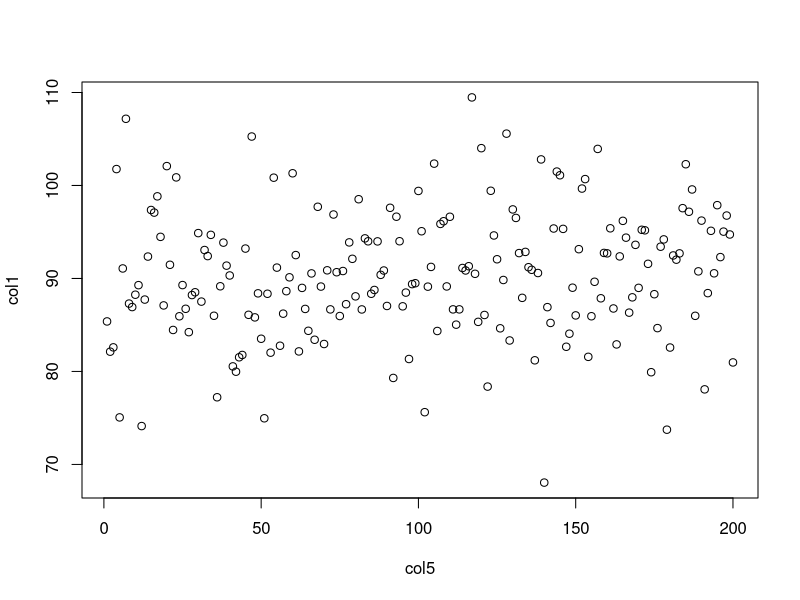
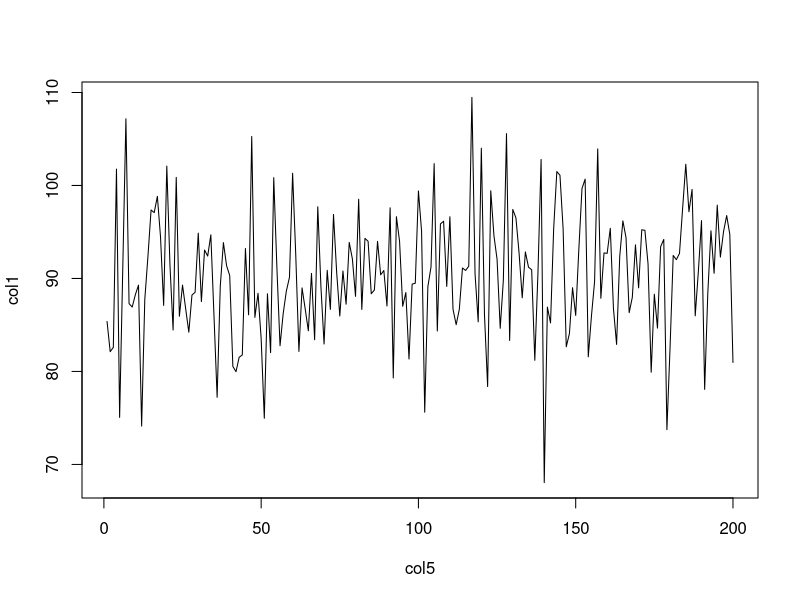
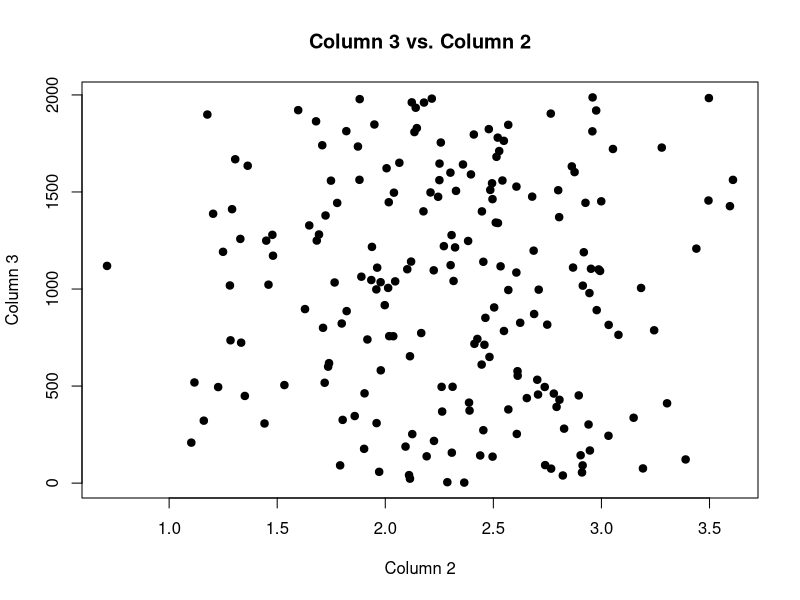
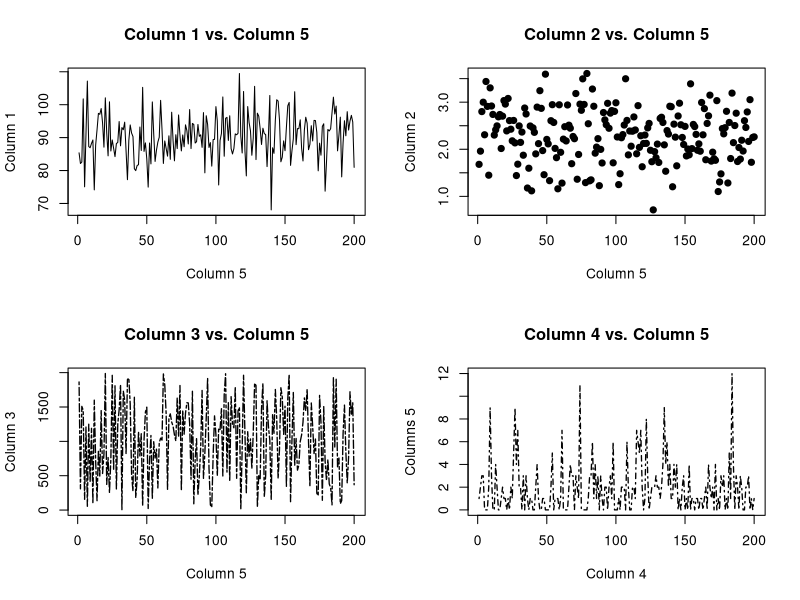
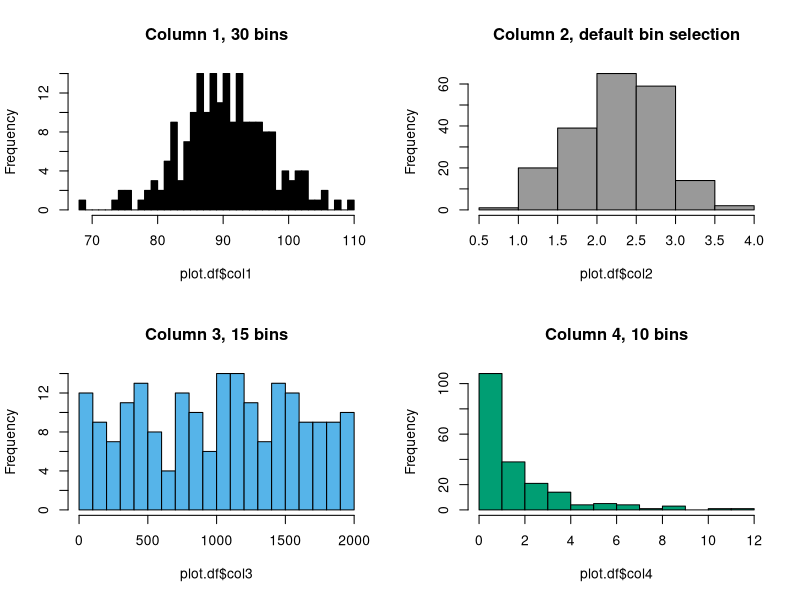
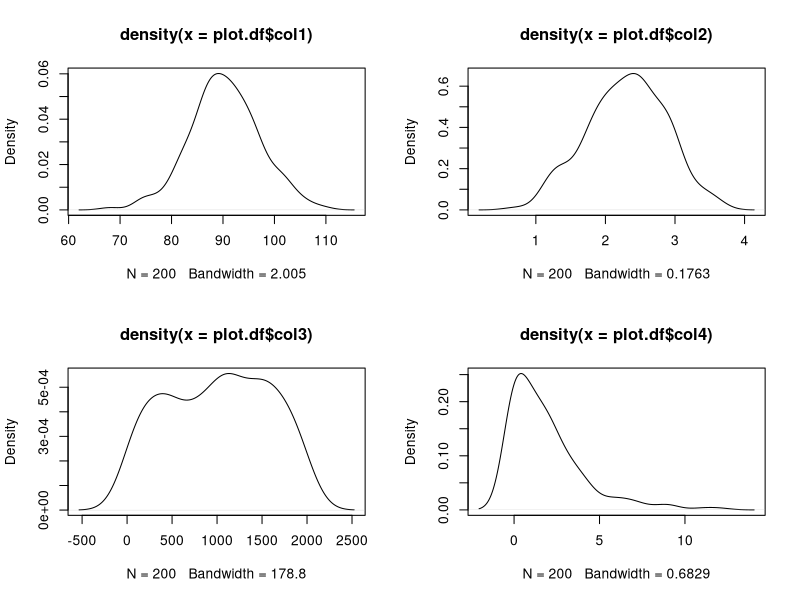
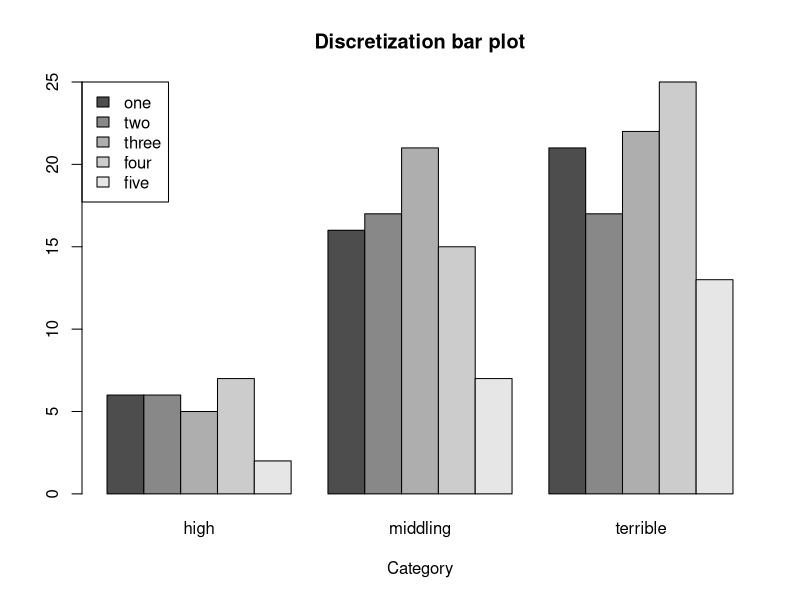
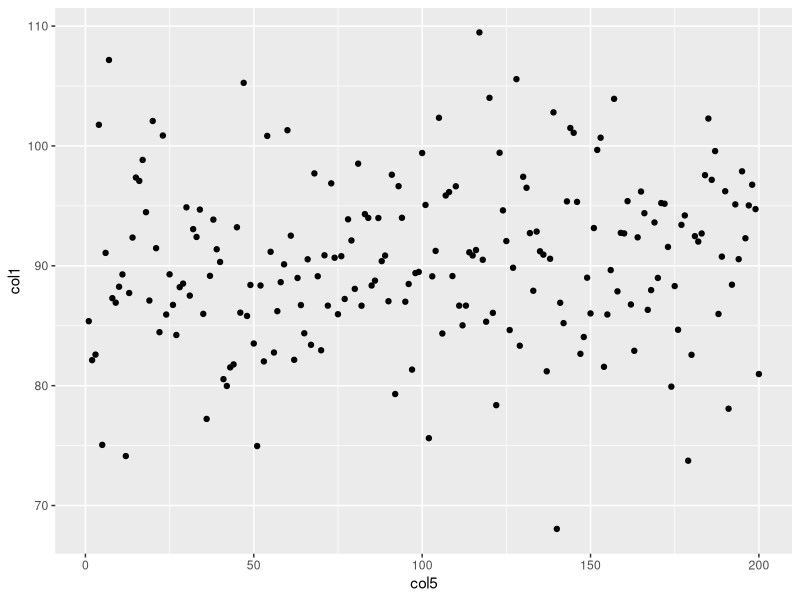

These figures' R source, in order: (Note: this script raises an error after producing the figures.)
#!/usr/bin/env Rscript

# describes how to make plots in base R
# introduction to ggplot


# grouping data -----------------------------------------------------------

# will use both plyr and dplyr
# when importing both, load plyr, then dplyr

library(plyr)
library(dplyr)

RNGkind('Mersenne-Twister')
set.seed(86519883)
old.seed <- .Random.seed

col1 = rlnorm(n = 200, meanlog = 4.5, sdlog = 0.08)
col2 = rnorm(n = 200, mean = 2.3, sd = 0.57)
col3 = runif(n = 200, min = 0, max = 2000)
col4 = rgeom(n = 200, prob = 0.34)
col5 = seq(1, 200, 1)

plot.df <- data.frame(col1, col2, col3, col4, col5)

head(plot.df)

# formula notation for a plot;
# uses form y ~ x
# scatter plot by default
plot(col1 ~ col5, data = plot.df)
plot(col1 ~ col5, data = plot.df, type = 'l')


# scatter plot without the default plot shape and size
plot(col3 ~ col2, data = plot.df, pch = 19, 
     xlab = 'Column 2', ylab = 'Column 3',
     main = 'Column 3 vs. Column 2')

# adding subplots and different types
par(mfrow = c(2, 2))

plot(col1 ~ col5, data = plot.df, type = 'l',
     ylab = 'Column 1', xlab = 'Column 5',
     main = 'Column 1 vs. Column 5')

plot(col2 ~ col5, data = plot.df, pch = 19, 
     xlab = 'Column 5', ylab = 'Column 2',
     main = 'Column 2 vs. Column 5')

plot(col3 ~ col5, data = plot.df,
     type = 'l', lty = 6, lwd = 1.3,
     ylab = 'Column 3', xlab = 'Column 5',
     main = 'Column 3 vs. Column 5')

plot(col4 ~ col5, data = plot.df, 
     type = 'l', lty = 4, lwd = 1.3,
     ylab = 'Columns 5', xlab = 'Column 4',
     main = 'Column 4 vs. Column 5')


# histograms and kernel density estimates ---------------------------------

# create categorical variables

random.nums <- runif(n = nrow(plot.df), min = 0, max = 1)

high <- random.nums > 0.85
middling <- random.nums <= 0.85 & random.nums > 0.5
just.ugh <- random.nums <= 0.5

# creates null vector
plot.df$Category <- NA

plot.df[high, 'Category'] <- 'high'
plot.df[middling, 'Category'] <- 'middling'
plot.df[just.ugh, 'Category'] <- 'terrible'

head(plot.df)

summary(plot.df)
str(plot.df)
dplyr::glimpse(plot.df)

# here is a good chance to introduce various additional summaries

min(plot.df$col1)
max(plot.df$col2)
range(plot.df$col4)
fivenum(plot.df$col5)


# basic histograms

hist(plot.df$col1, col = '#000000', main = 'Column 1, 30 bins',
     breaks = 30)

hist(plot.df$col2, col = '#999999', main = 'Column 2, default bin selection')

hist(plot.df$col3, col = '#56B4E9', main = 'Column 3, 15 bins', 
     breaks = 15)

hist(plot.df$col4, col = '#009E73', main = 'Column 4, 10 bins', 
     breaks = 10)


# basic kernel density estimates

plot(density(plot.df$col1))
plot(density(plot.df$col2))
plot(density(plot.df$col3))
plot(density(plot.df$col4))

# binning columns

col3.bins <- seq(1, 2220, 440)
col3.labels = c('one', 'two', 'three', 'four', 'five')

plot.df$col3Cut <- 
  cut(plot.df$col3, breaks = col3.bins, labels = col3.labels, 
      include.lowest = TRUE, right = TRUE)

head(plot.df)


# grouping columns
# two ways to group: use plyr or dplyr

# cross-tabulation is similar to initial Python example (get counts)
# notice that the order of columns and rows is different

plot.df.xtabs <- xtabs( ~ col3Cut + Category, data = plot.df)

par(mfrow = c(1,1))
barplot(plot.df.xtabs, beside = TRUE, main = 'Discretization bar plot',
        legend.text = TRUE, xlab = 'Category',
        args.legend = list(x = 'topleft'))

# grouping with plyr and dplyr

# using plyr
plot.df.plyr <- 
  ddply(plot.df, .(Category), summarize,
        meanCol1 = mean(col1, na.rm = TRUE), 
        meanCol2 = mean(col2, na.rm = TRUE),
        meanCol3 = mean(col3, na.rm = TRUE),
        meanCol4 = mean(col4),
        varCol1 = var(col1, na.rm = TRUE), 
        varCol2 = var(col2, na.rm = TRUE),
        varCol3 = var(col3, na.rm = TRUE),
        varCol4 = var(col4))

plot.df.plyr

# using dplyr
# notice the similarities with pandas
plot.df.dplyr <- 
  group_by(plot.df, Category) %>% 
  summarize(meanCol1 = mean(col1, na.rm = TRUE), 
            meanCol2 = mean(col2, na.rm = TRUE),
            meanCol3 = mean(col3, na.rm = TRUE),
            meanCol4 = mean(col4),
            varCol1 = var(col1, na.rm = TRUE), 
            varCol2 = var(col2, na.rm = TRUE),
            varCol3 = var(col3, na.rm = TRUE),
            varCol4 = var(col4))

plot.df.dplyr


# introduction to ggplot2 -------------------------------------------------

# see also library(help = 'ggplot2') and the RStudio cheatsheet
# for what can be dome with ggplot2

library(ggplot2)

ggplot(plot.df, aes(x = col5, y = col1)) +
  geom_point()

ggplot(plot.df, aes(x = col5, y = col1)) +
  geom_line()

# scatter plot without the default plot shape and size
ggplot(plot.df, aes(x = col5, y = col1)) +
  geom_line()

# note that filled circle (pch = 19) is the default in ggplot
ggplot(plot.df, aes(x = col2, y = col3)) +
  geom_point(shape = 21) +
  xlab('Column 2') + ylab('Column3') + 
  ggtitle('Column 2 vs. Column 3')

# could also do this
ggplot(plot.df, aes(x = col2, y = col3)) +
  geom_point(shape = 21) +
  labs(x = 'Column 2', y = 'Column3', title = 'Column 2 vs. Column 3')

# adding subplots and different types
# to add subplots with ggplot2, need to use the grid package

library(grid)

grid.newpage()
pushViewport(viewport(layout = grid.layout(2,2)))

# can crete objects with ggplot commands
# use these to print to specific part of grid

col1.vs.col5.plot <- 
  ggplot(plot.df, aes(x = col5, y = col1)) +
  geom_line() + 
  labs(title = 'Column 1 vs. Column 5', x = 'Column 5', y = 'Column 1')

col2.vs.col5.plot <- 
  ggplot(plot.df, aes(x = col5, y = col2)) +
  geom_line() + 
  labs(title = 'Column 2 vs. Column 5', x = 'Column 5', y = 'Column 2')

col3.vs.col5.plot <- 
  ggplot(plot.df, aes(x = col5, y = col3)) +
  geom_line(linetype = 6, size = 1.3) + 
  labs(title = 'Column 3 vs. Column 5', x = 'Column 5', y = 'Column 3')

col4.vs.col5.plot <- 
  ggplot(plot.df, aes(x = col5, y = col4)) +
  geom_line(linetype = 'dotdash', size = 1.3) + 
  labs(title = 'Column 4 vs. Column 5', x = 'Column 5', y = 'Column 4')

print(col1.vs.col5.plot, 
      vp = viewport(layout.pos.row = 1, layout.pos.col = 1))

print(col2.vs.col5.plot, 
      vp = viewport(layout.pos.row = 1, layout.pos.col = 2))

print(col3.vs.col5.plot, 
      vp = viewport(layout.pos.row = 2, layout.pos.col = 1))

print(col4.vs.col5.plot, 
      vp = viewport(layout.pos.row = 2, layout.pos.col = 2))

# histograms and kernel density estimates in ggplot2 ----------------------

# histograms

ggplot(plot.df, aes(x = col1)) + 
  geom_histogram(fill = '#000000', binwidth = 1.25) + 
  labs(title = 'Column 1, 30 bins') + 
  theme_bw()

# fill controls inside bins, colour the outside
ggplot(plot.df, aes(x = col2)) + 
  geom_histogram(fill = '#999999', colour = '#000000') + 
  labs(title = 'Column 2, default bin selection') + 
  theme_bw()

ggplot(plot.df, aes(x = col3)) + 
  geom_histogram(fill = '#56B4E9', colour = '#000000',
                 binwidth = 140, alpha = 0.8) + 
  labs(title = 'Column 3, 15 bins') + 
  theme_bw()

ggplot(plot.df, aes(x = col4)) + 
  geom_histogram(fill = '#009E73', colour = '#000000',
                 binwidth = 1.2, alpha = 0.3) + 
  labs(title = 'Column 4, 10 bins')


# kernel density estimates
# not that R/ggplot picks a different rule of thumb to determine bandwidth

ggplot(plot.df, aes(x = col1)) + 
  geom_density(colour = '#000000') + 
  labs(title = 'Column 1') + 
  theme_bw()

# fill controls inside estimate, colour the outside
ggplot(plot.df, aes(x = col2)) + 
  geom_density(fill = '#999999', colour = '#000000') + 
  labs(title = 'Column 2') + 
  theme_bw()

ggplot(plot.df, aes(x = col3)) + 
  geom_density(fill = '#56B4E9', colour = '#56B4E9', alpha = 0.8) + 
  labs(title = 'Column 3') + 
  theme_bw()

# ntice that ggplot2 by defauly ends the KDE at the min and max values
ggplot(plot.df, aes(x = col4)) + 
  geom_density(fill = '#009E73', colour = '#009E73', alpha = 0.3) + 
  labs(title = 'Column 4')


# saving data -------------------------------------------------------------

# reusing data for advanced plotting script

save.path <- '~/GitHub/reproducible-research/Day-3/datasets'
save.image(file.path(save.path, '/basic-grouping-plotting.rda'))
